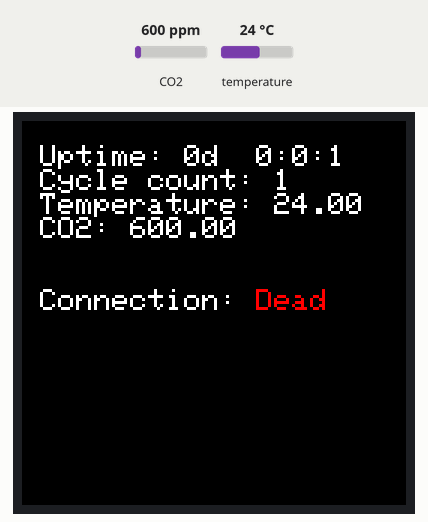
Recording of a sketch running on a simulated ESP8266 (NodeMCU). Shown: 128×128 colour display. The inputs (shaded band) are chosen by the test bench; at power-on: CO2 600 ppm, temperature 24 °C. WiFi joins after 1.5 s; servers stay silent unless stated; random numbers use the default seed unless the sketch sets one; what the sketch prints to the serial monitor is not drawn.

Above: at 2.8 s.
2.9 s: CO2 set to 452 ppm
At 17.2 s:
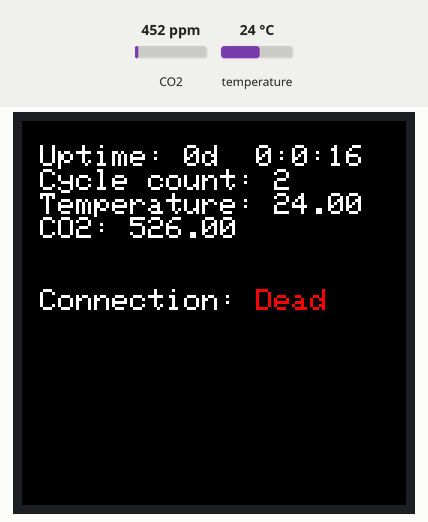
At 62.9 s:
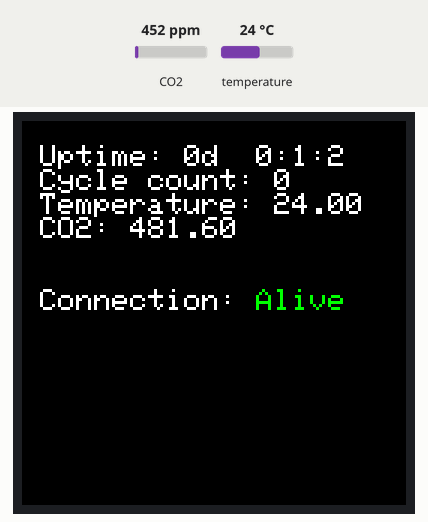
Timing chart, 0 to 63.6 s (numbered marks = the images above; inputs shaded):
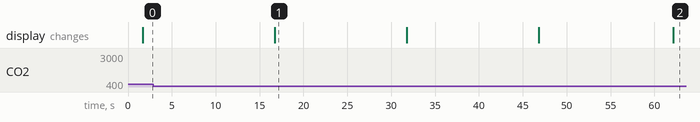

Measured:
- what the display in image 1 shows lasts 15.1 s, from 16.7 s to 31.8 s

The sketch:

co2_detector.ino
```cpp
//#include <SdsDustSensor.h>

#include "FirebaseESP8266.h"

#include <ESP8266WiFi.h>
#include <DHT.h>

#include <SPI.h>
#include <Adafruit_GFX.h>
#include <TFT_ILI9163C.h>


// Set these to run example.
#define WIFI_SSID "WIFI_SSID"
#define WIFI_PASSWORD "WIFI_PASSWORD"

#define WIFI_SSID_ALTERNATE "WIFI_SSID_ALTERNATE"
#define WIFI_PASSWORD_ALTERNATE "WIFI_PASSWORD"

#define FIREBASE_DOMAIN "FIREBASE_DOMAIN"
#define FIREBASE_AUTH "FIREBASE_AUTH"

//#define LED_PIN 3
//#define DHT11_PIN 2

#define SLEEP_DELAY 15000
#define CALC_CYCLES 4

#include <MHZ.h>

// pin for CO2 uart reading
#define MH_Z19_RX 2
#define MH_Z19_TX 5

#define __CS 12
#define __DC 4

//int rxPin = D1;
//int txPin = D2;
//SdsDustSensor sds(rxPin, txPin);

#define BLACK   0x0000
#define BLUE    0x001F
#define RED     0xF800
#define GREEN   0x07E0
#define CYAN    0x07FF
#define MAGENTA 0xF81F
#define YELLOW  0xFFE0
#define WHITE   0xFFFF


//DHT dht(DHT11_PIN, DHT11, 11);

TFT_ILI9163C display = TFT_ILI9163C(__CS, __DC);
MHZ co2(MH_Z19_RX, MH_Z19_TX, MHZ19B);
FirebaseData firebaseData;

float pi = 3.1415926;
int i;
int i2;
int cx;
int cy;
bool isFBAlive;

void setup() {
  Serial.begin(115200);
  //dht.begin();
  display.begin();
  co2.setDebug(true);

  // connect to wifi.
  WiFi.begin(WIFI_SSID, WIFI_PASSWORD);
  //WiFi.begin(WIFI_SSID_ALTERNATE, WIFI_PASSWORD_ALTERNATE);
  Serial.println("");
  Serial.println("connecting to WI-FI");
  int wifiAttemptCnt = 0;
  while (WiFi.status() != WL_CONNECTED) {
    Serial.print(".");
    wifiAttemptCnt++;
    delay(500);

    if (wifiAttemptCnt == 60) {
      Serial.println("switch to alternative wi-fi");
      WiFi.disconnect();
      delay(300);
      WiFi.begin(WIFI_SSID_ALTERNATE, WIFI_PASSWORD_ALTERNATE);
    }

    if (wifiAttemptCnt == 120) {
      Serial.println("cannot connect to the wi-fi");
      WiFi.disconnect();
      break;
    }
  }
  Serial.println();
  Serial.print("connected: ");
  Serial.println(WiFi.localIP());

  Firebase.begin(FIREBASE_DOMAIN, FIREBASE_AUTH);
  //Firebase.stream("/led");
}


// a_ - for average
float a_co2 = 0;
float a_co2raw = 0;
float a_temp = 0;
//float a_hum = 0;
int a_cnt = 0;


void getValues() {
//  float hum = dht.readHumidity();
  //float temp = dht.readTemperature();
  float temp = co2.getLastTemperature();

  int co2_val = co2.readCO2UART();
  if (co2_val > 400) {
    a_co2 = averagify(a_co2, co2_val);
  }
  a_temp = averagify(a_temp, temp);
  //a_hum = averagify(a_hum, hum);


  Serial.println("ACTUAL: ");
  Serial.println("Temperature: " + String(temp));
  //Serial.println("Humidity: " + String(hum));
  Serial.println("CO2: " + String(co2_val));

  if (a_cnt == CALC_CYCLES) {
    a_cnt = 0;
  } else {
    a_cnt++;
  }
}

float averagify(float a, float v) {
  if (isnan(v)) {
    return a;
  }
  return (a * a_cnt + v) / (a_cnt+1);
}

void printValues() {
  Serial.println();
  Serial.println("Cycle count: " + String(a_cnt));
  Serial.println("Temperature: " + String(a_temp));
  //Serial.println("Humidity: " + String(a_hum));
  Serial.println("CO2: " + String(a_co2));
  Serial.println("-------------");
  Serial.println();
}

void displayValues() {
  display.setRotation(-pi/2);
  display.fillScreen(BLACK);
  display.setCursor(0,0);
  display.setTextColor(WHITE);
  display.setTextSize(1);

  display.println(" ");
  display.println(" Uptime: " + uptime());

  display.println(" Cycle count: " + String(a_cnt));
  display.println(" Temperature: " + String(a_temp));
  display.println(" CO2: " + String(a_co2));

  display.println(" ");
  display.println(" ");
  display.print(" Connection: ");
  display.setTextColor(isFBAlive ? GREEN : RED);
  display.print(isFBAlive ? "Alive" : "Dead");
  display.println(" ");

}


void sendValues() {
  a_temp += (rand() % 100 - 50) / 100;
  //  Firebase.setFloat("triggers/harry/humidity/now", a_hum);

  isFBAlive = true;
  if (Firebase.setFloat(firebaseData, "triggers/harry/temperature/now", a_temp)) {
    Serial.println("- - - temperature was sent");
  } else {
    isFBAlive = false;
    Serial.print("Firebase sending failed:");
    Serial.println(firebaseData.errorReason());
  }
  if (Firebase.setFloat(firebaseData, "triggers/harry/co2/now", a_co2)) {
   Serial.println("- - - CO2 was sent");
  } else {
    isFBAlive = false;
    Serial.print("Firebase sending failed:");
    Serial.println(firebaseData.errorReason());
  }

  printValues();
  displayValues();
}

void loop() {
  getValues();
  if (a_cnt == 0) {
    sendValues();
  }

  displayValues();
  delay(SLEEP_DELAY);
}


//-----------------------------
void testText(){
  display.setRotation(pi/2);
  display.fillScreen(WHITE);
  display.setCursor(0,0);
  display.setTextColor(WHITE);
  display.setTextColor(YELLOW);
  display.setTextSize(2);
  display.setTextColor(RED);
  display.setTextSize(3);
  display.println("RED");
  display.setTextColor(GREEN);
  display.setTextSize(4);
  display.println("GREEN");
}

//-----------------------------
void testtriangles() {
  display.clearScreen();
  int color = 0xF800;
  int t;
  int w = display.width()/2;
  int x = display.height();
  int y = 0;
  int z = display.width();
  for(t = 0 ; t <= 15; t+=1) {
    display.drawTriangle(w, y, y, x, z, x, color);
    x-=4;
    y+=4;
    z-=4;
    color+=10;
  }
}
//-----------------------------
void testroundrects() {
  display.clearScreen();
  int color = 100;
  int i;
  int t;
  for(t = 0 ; t <= 4; t+=1) {
    int x = 0;
    int y = 0;
    int w = display.width();
    int h = display.height();
    for(i = 0 ; i <= 24; i+=1) {
      display.drawRoundRect(x, y, w, h, 5, color);
      x+=2;
      y+=3;
      w-=4;
      h-=6;
      color+=10;
    }
    color+=10;
  }
}

//############################################ UPTIME vvvvv  #################################
String uptime(){
 long days=0;
 long hours=0;
 long mins=0;
 long secs=0;
 long currentmillis=millis();
 secs = currentmillis/1000; //convect milliseconds to seconds
 mins=secs/60; //convert seconds to minutes
 hours=mins/60; //convert minutes to hours
 days=hours/24; //convert hours to days
 secs=secs-(mins*60); //subtract the coverted seconds to minutes in order to display 59 secs max
 mins=mins-(hours*60); //subtract the coverted minutes to hours in order to display 59 minutes max
 hours=hours-(days*24); //subtract the coverted hours to days in order to display 23 hours max
 return  String(days) +"d  " + String(hours) + ":" + String(mins) + ":" + String(secs);
}
//############################################ UPTIME ^^^^  #################################
```
